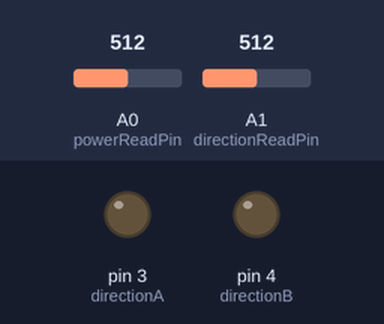
A sketch run on a simulated Arduino Uno, built with avr-gcc and run on an emulated ATmega328P. Shown: output pins drawn as LEDs (lit = HIGH). The inputs (shaded band) are chosen by the test bench; at power-on: A1 (directionReadPin) = 512, A0 (powerReadPin) = 512.

Above: at 1.2 s.
1.3 s: A1 (directionReadPin) set to 259
2.8 s: A1 (directionReadPin) set to 240
At 4.0 s:
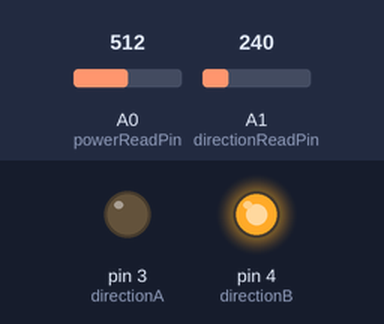
4.3 s: A1 (directionReadPin) set to 982
5.8 s: A1 (directionReadPin) set to 1011
At 6.3 s:
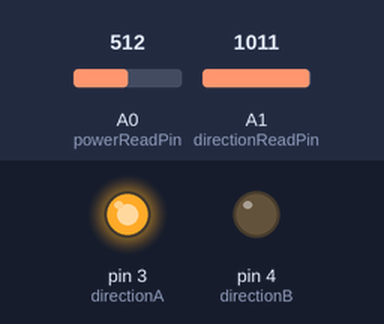
7.3 s: A1 (directionReadPin) set to 122
At 8.5 s:
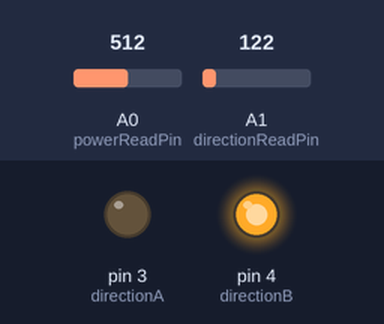
8.8 s: A1 (directionReadPin) set to 1010
At 9.7 s:
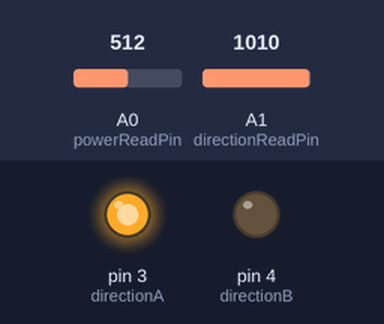
Timing chart, 0 to 11.3 s (numbered marks = the images above; inputs shaded):
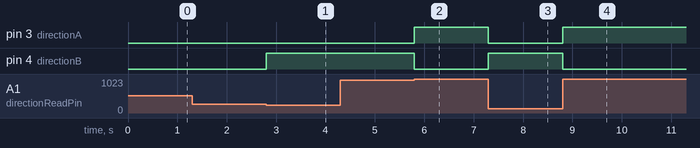

The sketch:

fan.ino
```cpp
const int directionA = 3;
const int directionB = 4;
const int powerPin = 5;
const int buttonPin = 13;

#define powerReadPin A0
#define directionReadPin A1

int powerReadValue;
int directionReadValue;

void setup() {
    pinMode(directionA, OUTPUT);
    pinMode(directionB, OUTPUT);
    pinMode(powerPin, OUTPUT);
    pinMode(powerReadPin, INPUT);
    pinMode(directionReadPin, INPUT);
    pinMode(buttonPin, INPUT);

    Serial.begin(9600);
}

void loop() {
    powerReadValue = analogRead(powerReadPin); // UP-DOWN axis
    directionReadValue = analogRead(directionReadPin); // LEFT-RIGHT axis

    if (powerReadValue <= 400) {
        powerReadValue = 0;
    }

    if (directionReadValue <= 250) {
        digitalWrite(directionA, LOW);
        digitalWrite(directionB, HIGH);
    }
    else if (directionReadValue >= 1000) {
        digitalWrite(directionA, HIGH);
        digitalWrite(directionB, LOW);
    }

    analogWrite(powerPin, powerReadValue);


    // Serial.println(directionReadValue);
}
```

Measured:
- the behaviour switches between 251 and 250 on A1 (directionReadPin) (found by bisection; images 0 and 1)
- the behaviour switches between 999 and 1000 on A1 (directionReadPin) (found by bisection; images 1 and 2)
- after the input at 1.3 s, every drawn part: stays the same
- after the input at 2.8 s, pin 4 (directionB): LOW → HIGH at once
- after the input at 4.3 s, every drawn part: stays the same
- after the input at 5.8 s, pin 3 (directionA): LOW → HIGH at once; pin 4 (directionB): HIGH → LOW at once
- after the input at 7.3 s, pin 3 (directionA): HIGH → LOW at once; pin 4 (directionB): LOW → HIGH at once
- after the input at 8.8 s, pin 3 (directionA): LOW → HIGH at once; pin 4 (directionB): HIGH → LOW at once
